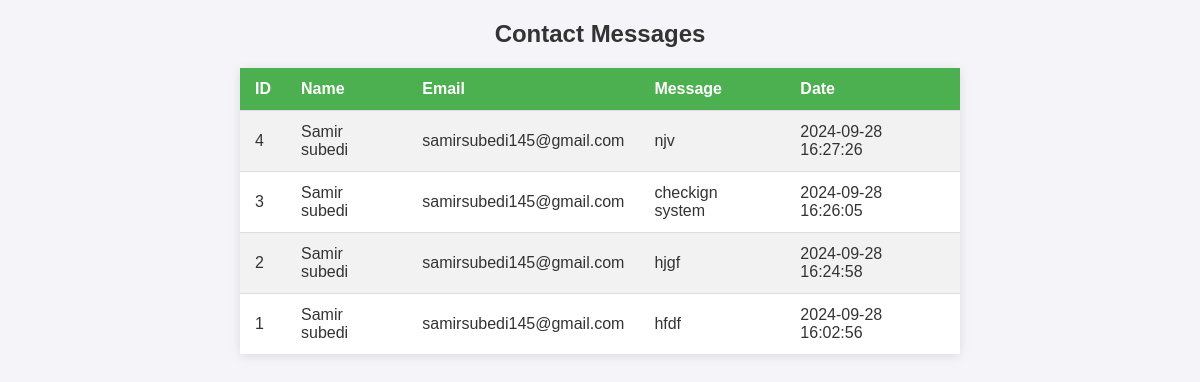
Screenshot of /php/view_messeges.php (signed in) with the database file from the repository.
### tables this page shows
CREATE TABLE `contact_messages` (
  `id` int(11) NOT NULL,
  `name` varchar(100) NOT NULL,
  `email` varchar(255) NOT NULL,
  `message` text NOT NULL,
  `created_at` timestamp NOT NULL DEFAULT current_timestamp()
);

### php/view_messeges.php (the view, shortened to what this page needs)
<?php
require '../php/db_connect.php';
try {
    $stmt = $pdo->prepare("SELECT * FROM contact_messages ORDER BY created_at DESC");
    $stmt->execute();
    $messages = $stmt->fetchAll(PDO::FETCH_ASSOC);
} catch (PDOException $e) {
    die("Error fetching messages: " . $e->getMessage());
}
?>
<!DOCTYPE html>
<html lang="en">
<head>
</head>
<body>
    <div class="container">
        <h2>Contact Messages</h2>
        <?php if (!empty($messages)): ?>
            <table>
                <tr>
                    <th>ID</th>
                    <th>Name</th>
                    <th>Email</th>
                    <th>Message</th>
                    <th>Date</th>
                </tr>
                <?php foreach ($messages as $message): ?>
                    <tr>
                        <td><?= htmlspecialchars($message['id']) ?></td>
                        <td><?= htmlspecialchars($message['name']) ?></td>
                        <td><?= htmlspecialchars($message['email']) ?></td>
                        <td><?= htmlspecialchars($message['message']) ?></td>
                        <td><?= htmlspecialchars($message['created_at']) ?></td>
                    </tr>
                <?php endforeach; ?>
            </table>
        <?php else: ?>
            <p>No messages found.</p>
        <?php endif; ?>
    </div>
</body>
</html>

### php/view_messeges.php (style rules this page uses)
body { font-family: Arial, sans-serif; background-color: #f4f4f9; margin: 20px; }
h2 { text-align: center; color: #333; }
table { width: 80%; margin: 20px auto; border-collapse: collapse; background-color: #fff; box-shadow: 0 2px 10px rgba(0, 0, 0, 0.1); }
th, td { padding: 12px 15px; text-align: left; border-bottom: 1px solid #ddd; }
th { background-color: #4CAF50; color: white; }
td { color: #333; }
tr:nth-child(even) { background-color: #f2f2f2; }
tr:last-child td { border-bottom: 0; }
.container { max-width: 900px; margin: auto; }

### rows the page displays
contact_messages: id "4", name "Samir subedi", email "samirsubedi145@gmail.com", message "njv", created_at "2024-09-28 16:27:26"
contact_messages: id "3", name "Samir subedi", email "samirsubedi145@gmail.com", message "checkign system", created_at "2024-09-28 16:26:05"
contact_messages: id "2", name "Samir subedi", email "samirsubedi145@gmail.com", message "hjgf", created_at "2024-09-28 16:24:58"
contact_messages: id "1", name "Samir subedi", email "samirsubedi145@gmail.com", message "hfdf", created_at "2024-09-28 16:02:56"
